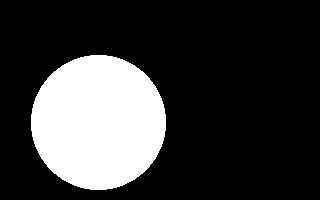
%> input picture Ex6/images_2/circle_2.bmp, 320 x 200 px
$ octave RV_Ex6_Task3.m   (GNU Octave 9; MATLAB toolbox functions it lacks are replaced by stand-ins)
%> lines starting %> are read from the running program, lines starting %| are printed output that depends on the picture; in (x1, y1, x2, y2) boxes, pixels count from 0 and x2, y2 are one past the last pixel; in counts of white or black regions, pixels touching at a corner belong together; the program's own positions count from 1
% Clear Works
clear;
clc;
close all;

% Load Images
img_1 = imread('..\images_2\circle_2.bmp');
%> img_1: size 200x320 logical; 22.4% white; 1 white region, box (x1, y1, x2, y2) and area: (31, 55, 166, 190) 14313
img_2 = imread('..\images_2\ellipse_3.bmp');
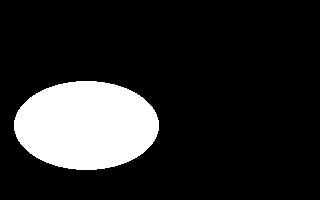
%> input picture Ex6/images_2/ellipse_3.bmp, 320 x 200 px
%> img_2: size 200x320 logical; 15.8% white; 1 white region, box (x1, y1, x2, y2) and area: (14, 81, 159, 170) 10113
%img_3 = imread('..\images_2\circle_3.bmp');
img_4 = imread('..\images_2\square_3.bmp');
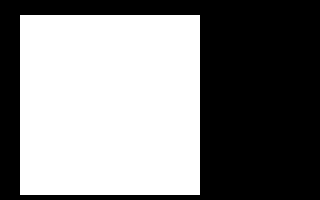
%> input picture Ex6/images_2/square_3.bmp, 320 x 200 px
%> img_4: size 200x320 logical; 50.6% white; 1 black region, box (x1, y1, x2, y2) and area: (0, 0, 320, 200) 31600

mybox(img_1);
%> in mybox, `[rows, columns] = find(I);`: rows = 14313 values from 56 to 190; columns = 14313 values from 32 to 166
%> in mybox, `left = min(columns);`: left = 32
%> in mybox, `right = max(columns);`: right = 166
%> in mybox, `top = min(rows);`: top = 56
%> in mybox, `bottom = max(rows);`: bottom = 190
%| x1: 32, y1: 56,	x2: 134, y2: 134
%| Diagonal of feret box: 189.50
%> in diam, `x = right-left;`: x = 134
%| Diameter: 134
%> the loop in mybox, `while max(max(I)) == 1` made 48 passes
%> pass 1, in mybox, `I = imerode(I,mask);`:
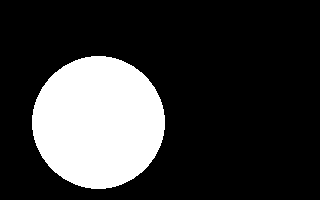
%> I: size 200x320 logical; 21.5% white; 1 white region, box (x1, y1, x2, y2) and area: (32, 56, 165, 189) 13777
%> after the loop in mybox, `while max(max(I)) == 1`: I: size 200x320 logical; every value is 0
%| Morphological thickness: 48
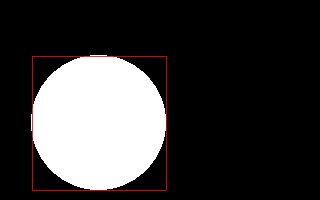
%> figure redrawn from the program's plot data
mybox(img_2);
%> in mybox (call 2), `[rows, columns] = find(I);`: rows = 10113 values from 82 to 170; columns = 10113 values from 15 to 159
%> in mybox (call 2), `left = min(columns);`: left = 15
%> in mybox (call 2), `right = max(columns);`: right = 159
%> in mybox (call 2), `top = min(rows);`: top = 82
%> in mybox (call 2), `bottom = max(rows);`: bottom = 170
%| x1: 15, y1: 82,	x2: 144, y2: 88
%| Diagonal of feret box: 168.76
%| Diameter: 144
%> the loop in mybox (call 2), `while max(max(I)) == 1` made 38 passes
%> pass 1, in mybox (call 2), `I = imerode(I,mask);`:
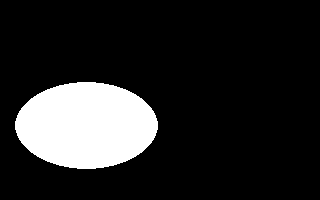
%> I: size 200x320 logical; 15.1% white; 1 white region, box (x1, y1, x2, y2) and area: (15, 82, 158, 169) 9649
%> pass 3, in mybox (call 2), `I = imerode(I,mask);`:
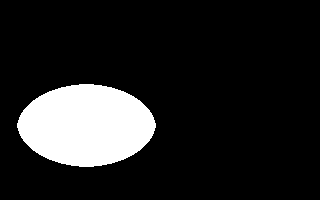
%> I: size 200x320 logical; 13.7% white; 1 white region, box (x1, y1, x2, y2) and area: (17, 84, 156, 167) 8745
%| Morphological thickness: 38
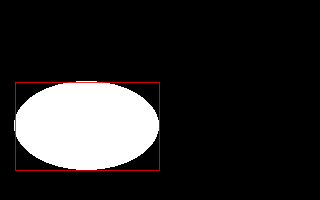
%> figure redrawn from the program's plot data
%mybox(img_3);
% Functions
function box(I)
    stats = regionprops(I,'BoundingBox');
    fprintf("x1: %g, y1: %g,\tx2: %g, y2: %g\n", stats.BoundingBox(1), stats.BoundingBox(2), stats.BoundingBox(3), stats.BoundingBox(4));
    figure;
    imshow(I);
    hold on
    rectangle('Position', [stats.BoundingBox(1), stats.BoundingBox(2), stats.BoundingBox(3), stats.BoundingBox(4)], 'EdgeColor', 'r');
    hold off;
end

function mybox(I)
    [rows, columns] = find(I);

    left = min(columns);
    right = max(columns);
    top = min(rows);
    bottom = max(rows);

    fprintf("x1: %g, y1: %g,\tx2: %g, y2: %g\n", left, top, right-left, bottom-top);
    fprintf("Diagonal of feret box: %.2f\n", sqrt((right-left)^2+(bottom-top)^2));
    fprintf("Diameter: %g\n", diam(left, right, top, bottom));

    figure;
    hold on;
    imshow(I);
    rectangle('Position', [left, top, right-left, bottom-top], 'EdgeColor', 'r');
    hold off;

    mask = ones(3,3); it = 0;
    while max(max(I)) == 1
        I = imerode(I,mask);
        it = it + 1;
    end
    fprintf("Morphological thickness: %g\n", it);
end

function xx = diam(left, right, top, bottom)
    x = right-left;
    y = bottom-top;

    if (x > y)
        xx = x;
    else
        xx = y;
    end
end
